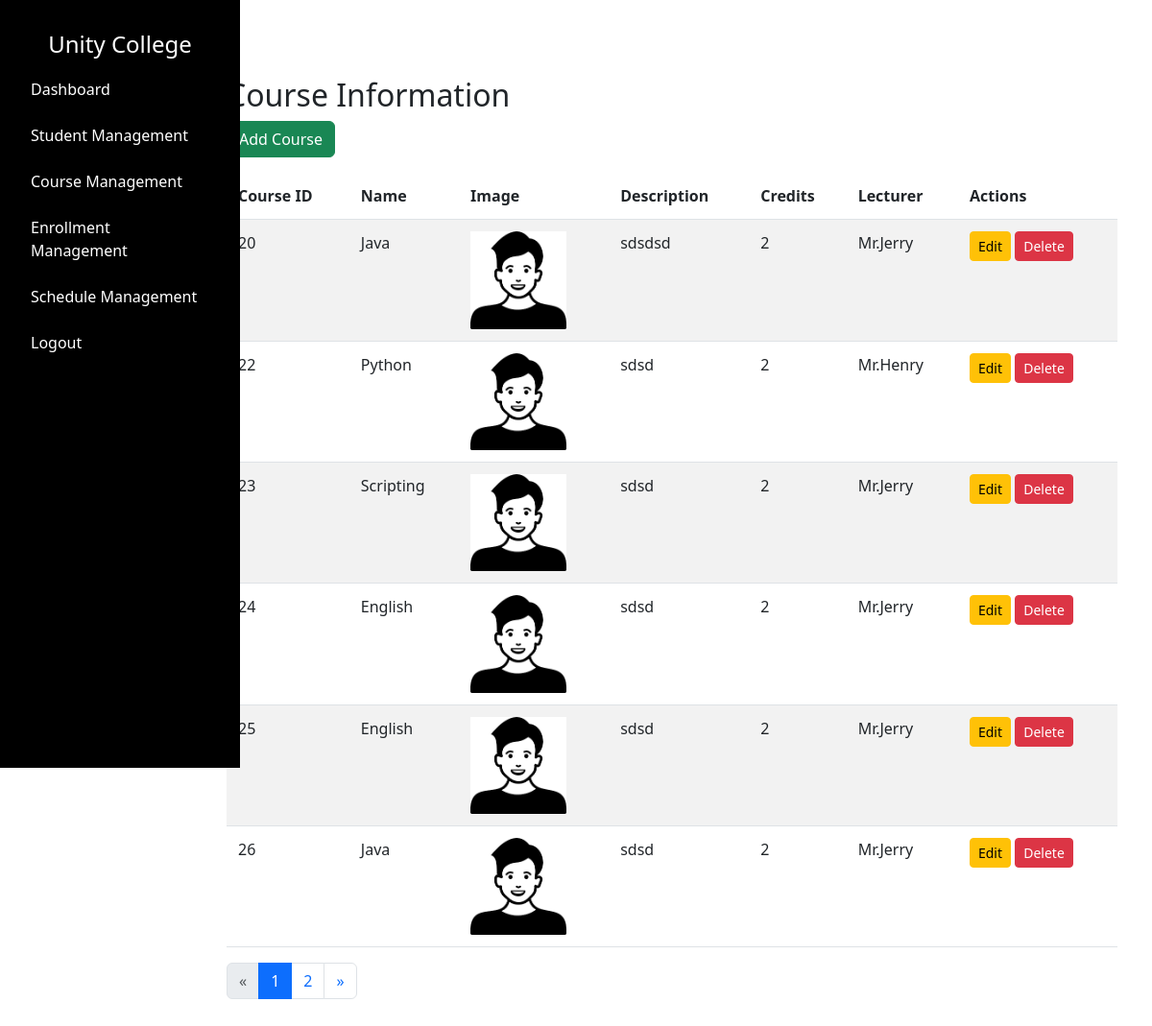
Page /admin/courses (signed in) on the earlier database version.
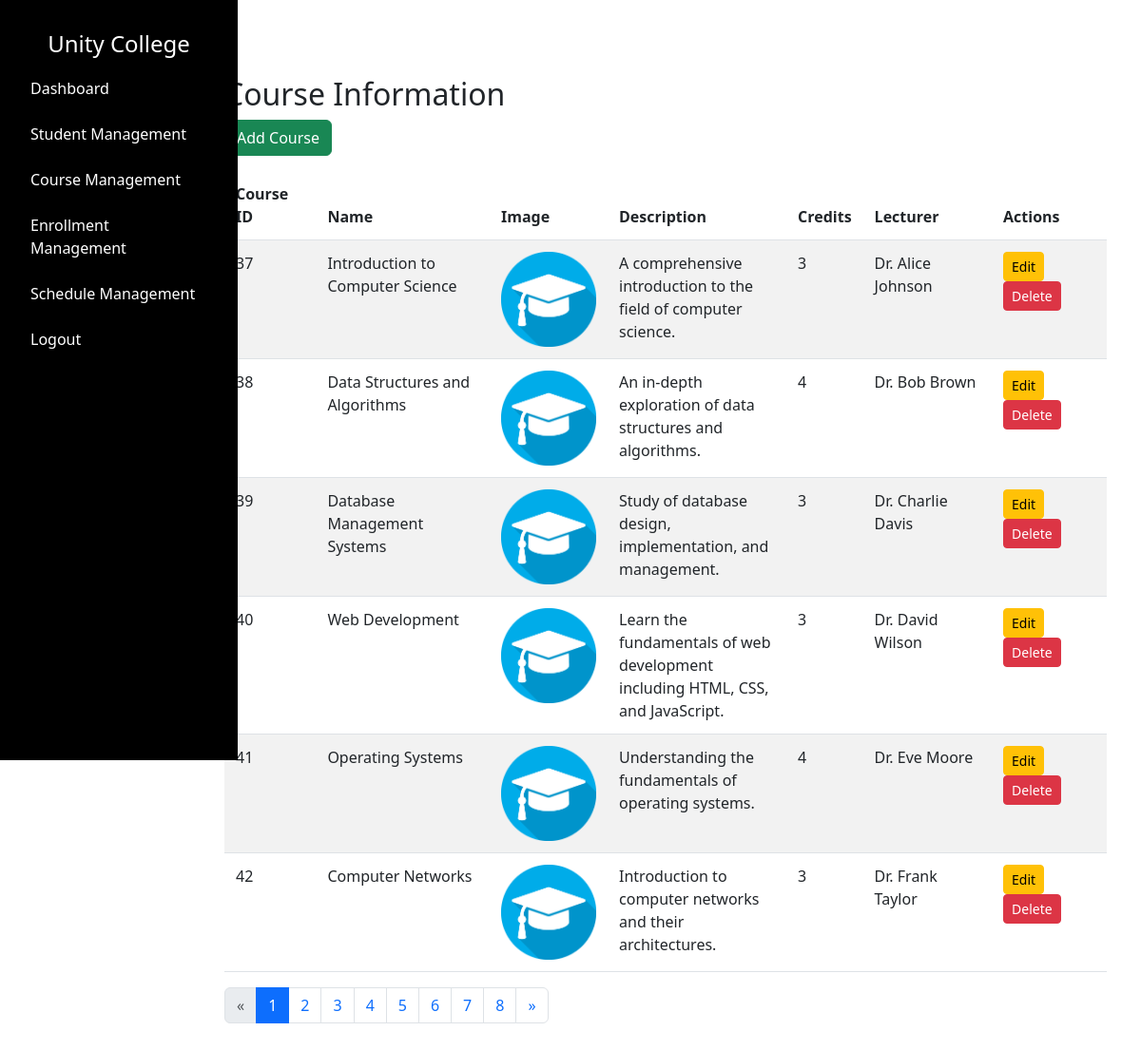
Same page on the later database version.
### tables this page shows
CREATE TABLE "course" (
    "id" INTEGER PRIMARY KEY AUTOINCREMENT,
    "name" TEXT NOT NULL,
    "image" TEXT NOT NULL,
    "description" TEXT NOT NULL,
    "credits" INTEGER NOT NULL,
    "lecturer" TEXT NOT NULL
);

### app.py (the view)
@app.route("/admin/courses", methods=["GET"])
def admin_view_courses():
    if 'username' not in session or session.get('user_type') != 'admin':
        return redirect(url_for('admin_login'))
    username = session.get('username')
    page = int(request.args.get('page', 1))  # Get current page from query parameter, default to 1
    per_page = 6  # Number of courses per page
    total_courses = query_db("SELECT COUNT(*) FROM course")[0][0]
    offset = (page - 1) * per_page
    total_pages = (total_courses + per_page - 1) // per_page  # Ceiling division to get total pages
    courses = query_db("SELECT * FROM course LIMIT ? OFFSET ?", (per_page, offset))
    courses_list = []
    for course in courses:
        course_dict = {
            "id": course[0],
            "name": course[1],
            "image": course[2],
            "description": course[3],
            "credits": course[4],
            "lecturer": course[5],
        }
        courses_list.append(course_dict)
    return render_template("admin/courses.html", courses=courses_list, username=username, time=time, page=page, total_pages=total_pages)

### dbcontroller.py (called while the page is built)
def query_db(query, args=(), one=False):
    con = sqlite3.connect('advweb.db')
    cur = con.cursor()
    cur.execute(query, args)
    rv = cur.fetchall()
    cur.close()
    con.close()
    return (rv[0] if rv else None) if one else rv

### templates/admin/courses.html (shortened to what this page needs)
{% extends "/admin/layout.html" %} {% block content %}
<link href="/static/css/admin/coursemgmt.css" rel="stylesheet" />
<div class="container mt-5">
  <h2>Course Information</h2>
  <a href="{{ url_for('add_course') }}" class="btn btn-success mb-3"
    >Add Course</a
  >
  <div class="table-responsive">
    <table class="table table-striped">
      <thead>
        <tr>
          <th>Course ID</th>
          <th>Name</th>
          <th>Image</th>
          <th>Description</th>
          <th>Credits</th>
          <th>Lecturer</th>
          <th>Actions</th>
        </tr>
      </thead>
      <tbody>
        {% for course in courses %}
        <tr>
          <td>{{ course['id'] }}</td>
          <td>{{ course['name'] }}</td>
          <td>
            <img
              src="{{ url_for('static', filename='images/courses/' + course['image']) }}?v={{ time.time() }}"
              class="course-img"
              alt="Course Image"
            />
          </td>
          <td class="description-col">{{ course['description'] }}</td>
          <td>{{ course['credits'] }}</td>
          <td>{{ course['lecturer'] }}</td>
          <td>
            <a
              href="{{ url_for('edit_course', course_id=course['id']) }}"
              class="btn btn-warning btn-sm"
              >Edit</a
            >
            <form
              action="{{ url_for('delete_course', id=course['id']) }}"
              method="post"
              style="display: inline"
            >
              <button
                type="submit"
                class="btn btn-danger btn-sm"
                onclick="return confirm('Are you sure you want to delete this course?')"
              >
                Delete
              </button>
            </form>
          </td>
        </tr>
        {% endfor %}
      </tbody>
    </table>
  </div>
  <nav aria-label="Page navigation">
    <ul class="pagination">
      <li class="page-item {% if page == 1 %}disabled{% endif %}">
        <a
          class="page-link"
          href="{{ url_for('admin_view_courses', page=page-1) }}"
          aria-label="Previous"
        >
          <span aria-hidden="true">&laquo;</span>
        </a>
      </li>
      {% for p in range(1, total_pages + 1) %}
      <li class="page-item {% if p == page %}active{% endif %}">
        <a class="page-link" href="{{ url_for('admin_view_courses', page=p) }}"
          >{{ p }}</a
        >
      </li>
      {% endfor %}
      <li class="page-item {% if page == total_pages %}disabled{% endif %}">
        <a
          class="page-link"
          href="{{ url_for('admin_view_courses', page=page+1) }}"
          aria-label="Next"
        >
          <span aria-hidden="true">&raquo;</span>
        </a>
      </li>
    </ul>
  </nav>
</div>
{% endblock %}

### templates/admin/layout.html (shortened to what this page needs)
<!DOCTYPE html>
<html lang="en">
  <head>
    <link href="/static/css/admin/layout.css" rel="stylesheet" />
    <link
      href="https://cdn.jsdelivr.net/npm/bootstrap@5.3.0/dist/css/bootstrap.min.css"
      rel="stylesheet"
    />
    <link
      href="https://cdnjs.cloudflare.com/ajax/libs/font-awesome/6.0.0-beta3/css/all.min.css"
      rel="stylesheet"
    />
  </head>
  <body>
    <div class="container-fluid">
      <div class="row">
        <nav id="sidebar" class="col-md-3 col-lg-2 d-md-block custom-sidebar">
          <div class="position-sticky">
            <h4 class="text-center mt-3">Unity College</h4>
            <ul class="nav flex-column">
              <li class="nav-item">
                <a
                  class="nav-link active"
                  href="{{ url_for('admin_dashboard') }}"
                  >Dashboard</a
                >
              </li>
              <li class="nav-item">
                <a class="nav-link" href="{{ url_for('admin_view_students') }}"
                  >Student Management</a
                >
              </li>
              <li class="nav-item">
                <a class="nav-link" href="{{ url_for('admin_view_courses') }}"
                  >Course Management</a
                >
              </li>
              <li class="nav-item">
                <a class="nav-link" href="{{url_for('admin_view_enrollment')}}"
                  >Enrollment Management</a
                >
              </li>
              <li class="nav-item">
                <a class="nav-link" href="{{url_for('admin_view_schedules')}}"
                  >Schedule Management</a
                >
              </li>
              <li class="nav-item">
                {% if username %}
                <a class="nav-link" href="{{ url_for('admin_logout') }}"
                  >Logout</a
                >
                {% else %}
                <a class="nav-link" href="{{ url_for('admin_login') }}"
                  >Login</a
                >
                {% endif %}
              </li>
            </ul>
          </div>
        </nav>
        <main class="col-md-9 ms-sm-auto col-lg-10 px-4 main-content">
          {% block content %}{% endblock %}
        </main>
      </div>
    </div>
  </body>
</html>

### static/css/admin/layout.css (style rules this page uses)
body { font-family: Arial, sans-serif; margin: 0; }
#sidebar.custom-sidebar { background-color: #000000; color: #ffffff; height: 100vh; padding-top: 1rem; position: fixed; top: 0; left: 0; width: 250px; transition: transform 0.3s ease, width 0.3s ease; transform: translateX(0); z-index: 1000; }
#sidebar.custom-sidebar .nav-link { color: #ffffff; padding: 0.75rem 1.25rem; transition: background-color 0.3s ease; }
.main-content { margin-left: 250px; padding: 2rem; transition: margin-left 0.3s ease, padding 0.3s ease; }

### static/css/admin/coursemgmt.css (style rules this page uses)
.course-img { max-width: 100px; height: auto; }
.table td, .table th { padding: 0.75rem; }
.table td { word-wrap: break-word; overflow: hidden; max-width: 200px; }
.table th { word-wrap: break-word; max-width: 200px; }

Differences in the rows shown:
removed course: id "20", name "Java", image (picture), description "sdsdsd", credits "2", lecturer "Mr.Jerry"
removed course: id "22", name "Python", image (picture), description "sdsd", credits "2", lecturer "Mr.Henry"
removed course: id "23", name "Scripting", image (picture), description "sdsd", credits "2", lecturer "Mr.Jerry"
removed course: id "24", name "English", image (picture), description "sdsd", credits "2", lecturer "Mr.Jerry"
removed course: id "25", name "English", image (picture), description "sdsd", credits "2", lecturer "Mr.Jerry"
removed course: id "26", name "Java", image (picture), description "sdsd", credits "2", lecturer "Mr.Jerry"
added course: id "37", name "Introduction to Computer Science", image (picture), description "A comprehensive introduction to the field of computer science.", credits "3", lecturer "Dr. Alice Johnson"
added course: id "38", name "Data Structures and Algorithms", image (picture), description "An in-depth exploration of data structures and algorithms.", credits "4", lecturer "Dr. Bob Brown"
added course: id "39", name "Database Management Systems", image (picture), description "Study of database design, implementation, and management.", credits "3", lecturer "Dr. Charlie Davis"
added course: id "40", name "Web Development", image (picture), description "Learn the fundamentals of web development including HTML, CSS, and JavaScript.", credits "3", lecturer "Dr. David Wilson"
added course: id "41", name "Operating Systems", image (picture), description "Understanding the fundamentals of operating systems.", credits "4", lecturer "Dr. Eve Moore"
added course: id "42", name "Computer Networks", image (picture), description "Introduction to computer networks and their architectures.", credits "3", lecturer "Dr. Frank Taylor"
Other differences:
new list line: "3"
new list line: "4"
new list line: "5"
new list line: "6"
new list line: "7"
new list line: "8"
